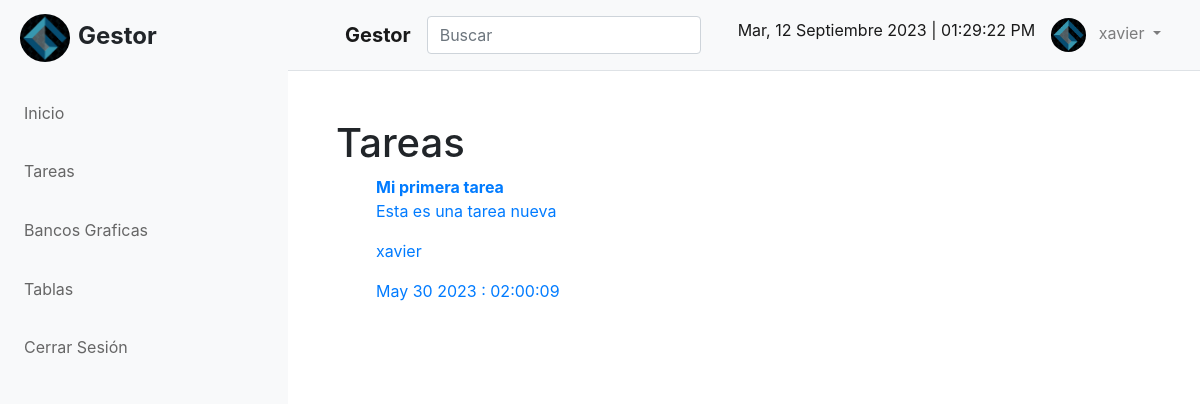
Page /tareas_completas/ (signed in) on the committed database.
### tareas/models.py (models this page shows, shortened)
class tareas(models.Model):
    titulo = models.CharField(max_length=250)
    descripcion = models.TextField(blank=True)
    creado = models.DateTimeField(auto_now_add=True)
    fechacompleto = models.DateTimeField(null=True, blank=True)
    importante = models.BooleanField(default=False)
    user = models.ForeignKey(User, on_delete=models.CASCADE)

### tareas/views.py (the view)
# urls.py: path('tareas_completas/', views.tareas_completas, name='tareas_completas'),
@login_required
def tareas_completas(request):
    tarea = tareas.objects.filter(user=request.user, fechacompleto__isnull=False).order_by('-fechacompleto')
    return render(request, 'tareas_vista.html', {
        'tarea': tarea
    })

### tareas/templates/tareas_vista.html (shortened to what this page needs)
{% extends 'base.html' %}
{% block content %}
<h1>Tareas</h1>
<ul>
    {% for tarea1 in tarea %}
    <li>
        <a href="{% url 'detalles_tarea' tarea1.id %}">
            {% if tarea1.importante %}
            <strong>{{tarea1.titulo}}</strong>
            {% else %}
            {{tarea1.titulo}}
            {% endif %}
            <p>{{tarea1.descripcion}}</p>
            <p>{{tarea1.user.username}}</p>
            <p>{{tarea1.fechacompleto|date:'M j Y : h:i:s'}}</p>
        </a>
    </li>
    {% endfor %}
</ul>
{% endblock %}

### tareas/templates/base.html (shortened to what this page needs)
{%load static %}
<!DOCTYPE html>
<html lang="en">
<head>
    <link rel="stylesheet" href="https://cdn.jsdelivr.net/npm/bootstrap@4.6.2/dist/css/bootstrap.min.css"
>
    <link href="https://unpkg.com/ionicons@4.5.10-0/dist/css/ionicons.min.css" rel="stylesheet">
    <link rel="stylesheet" href="{% static 'css/style.css' %}">
    <link rel="stylesheet" href="https://cdn.datatables.net/1.13.4/css/dataTables.bootstrap4.min.css">
</head>
<body onload="startTime()">
    <div id="content-wrapper" class="d-flex">
        <div id="sidebar-container" class="bg-light border-rigth">
            <div class="logo">
                <h4 class="font-weight-bold mb-8"><img src="{% static 'img/logo.png' %}"
                        class="img-fluid rounded-circle avatar-logo mr-2">Gestor</h4>
            </div>
            <div id="menu">
                <div class="menu list-group-flush">
                    <ul>
                        <a href="/" class="list-group-item list-group-item-action bg-light p-3 border-0"> Inicio</a>
                        {% if user.is_authenticated %}
                        <li><a class="has-sub list-group-item list-group-item-action bg-light p-3 border-0"> Tareas</a>
                        </li>
                        <a href="{% url 'bancos' %}" class="list-group-item list-group-item-action bg-light p-3 border-0"> Bancos Graficas</a>
                        <a class="list-group-item list-group-item-action bg-light p-3 border-0"
                            href="{% url 'libros' %}"> Tablas</a>
                        <a href="/cerrar_sesion" class="list-group-item list-group-item-action bg-light p-3 border-0"> Cerrar Sesión</a>
                        {% endif %}
                    </ul>
                </div>
            </div>
        </div>
        <div id="page-container" class="w-100">
            <nav class="navbar navbar-expand-lg navbar-light bg-light border-bottom">
                <div class="container">
                    <button id="menu-toggle" class="btn"></button>
                    <a class="navbar-brand font-weight-bold mb-8" href="#">Gestor</a>
                    <form id="search-form" class="form-inline position-relative my-2 d-inline-block">
                        <input class="form-control mr-sm-2" type="search" placeholder="Buscar" aria-label="Buscar">
                        <button class="btn btn-search position-absolute" type="submit"></button>
                    </form>
                    <div class="collapse navbar-collapse" id="navbarSupportedContent">
                        <ul class="navbar-nav ml-auto">
                            <li class="nav-item active">
                                <a class="nav-link" id="clock"></a>
                            </li>
                            {% if user.is_authenticated %}
                            <li class="nav-item dropdown">
                                <a class="nav-link dropdown-toggle" href="#" role="button" data-toggle="dropdown"
                                    aria-expanded="false">
                                    <img src="{% static 'img/logo.png' %}" class="img-fluid rounded-circle avatar mr-2">
                                    {{user.username}}
                                </a>
                            </li>
                            {% else %}
                            <a href="/registro" class="nav-link"> Registro</a>
                            <a href="/iniciar_sesion" class="nav-link"> Iniciar Sesión</a>
                            {% endif %}
                        </ul>
                    </div>
                </div>
            </nav>
            <div id="content" class="container-fluid p-5">
                {% block content %} {% endblock %}
            </div>
        </div>
    </div>
</body>
</html>

### panel/static/css/style.css (style rules this page uses)
:root { --primary: #0b254b; --light: #ffffff; --light-blue: #f5f6fa; --grey: #eff2f7; }
#sidebar-container { min-height: 100vh; margin-left: -18rem; transition: margin .25s ease-in-out; }
#sidebar-container .logo { padding: .875rem 1.25rem; font-size: 1.2rem; }
#sidebar-container .menu { width: 18rem; }
.btn-search { right: 5px; }
.avatar { max-width: 35px; }
.avatar-logo { max-width: 50px; }
@media (min-width: 768px) { #sidebar-container { margin-left: 0; } }
@media (min-width: 768px) { #page-container { min-width: 0; width: 100%; } }
#menu { padding: 0; margin: 0; border: 0; }
#menu ul, li { list-style: none; margin: 0; padding: 0; }
#menu ul { position: relative; z-index: 597; float: left; }
#menu ul li { float: left; min-height: 1px; line-height: 1rem; vertical-align: middle; }
#menu ul li { float: none; }
#menu span, #menu a { display: inline-block; text-decoration: none; }
#menu:after, #menu ul:after { content: ''; display: block; clear: both; }
#menu ul, #menu li { width: 18rem; }
#menu li { background: #dddddd; }
#menu a { color: #666666; line-height: 160%; padding: 11px 28px 11px 28px; width: 18rem; }
#menu .has-sub { position: relative; }
#menu .has-sub:after, #menu .has-sub > ul > .has-sub:hover:after { content: ''; display: block; width: 18rem; height: 9px; position: absolute; right: 5px; top: 50%; margin-top: -5px; }

### rows in the picture
tareas: titulo "Mi primera tarea", descripcion "Esta es una tarea nueva", user.username "xavier", fechacompleto "May 30 2023 : 02:00:09"

### other values in the picture
{{ user.username }} "xavier"
